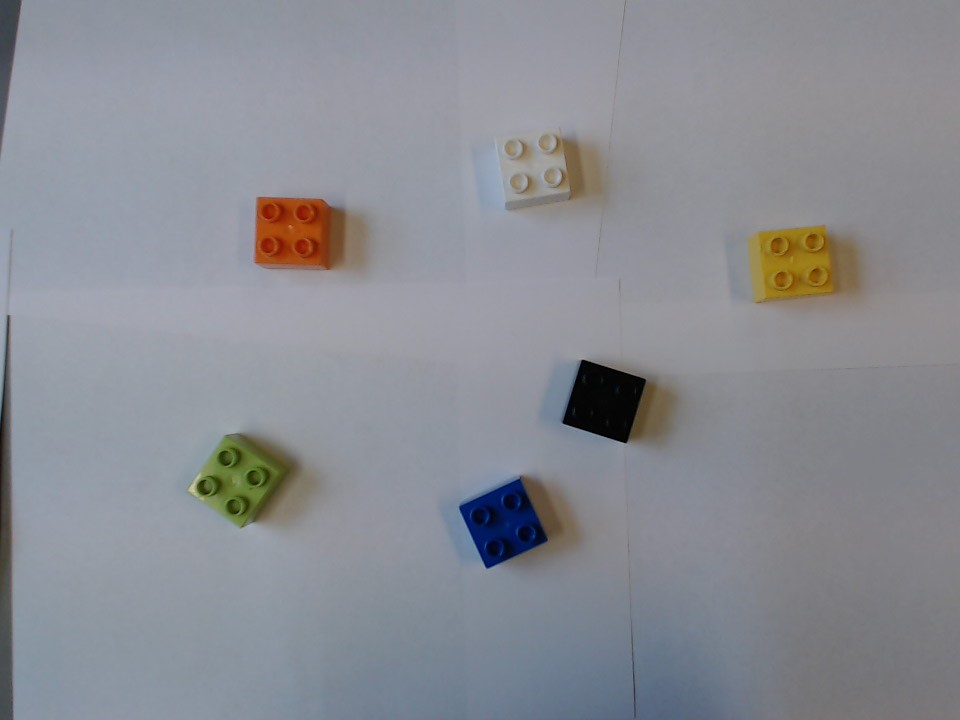
%> input picture Robot Vision - Miniproject/Report/figures/Original/Matlab/RealLego4.jpg, 960 x 720 px
$ octave Miniproject.m   (GNU Octave 9; MATLAB toolbox functions it lacks are replaced by stand-ins)
%> lines starting %> are read from the running program, lines starting %| are printed output that depends on the picture; in (x1, y1, x2, y2) boxes, pixels count from 0 and x2, y2 are one past the last pixel; in counts of white or black regions, pixels touching at a corner belong together; the program's own positions count from 1
clear
clc
close all

original=imread('RealLego4.jpg');
%> original is the input picture: size 720x960x3 uint8; mean R, G, B 138.3, 140.5, 147.2
x=size(original,2);
%> x = 960
y=size(original,1);
%> y = 720

%% Transform into HSV and separate in the different channels
%gray=rgb2gray(original);
hsv=rgb2hsv(original);
%> hsv: size 720x960x3 double; mean H, S, V 0.605, 0.11, 0.59

hue=hsv(:,:,1);
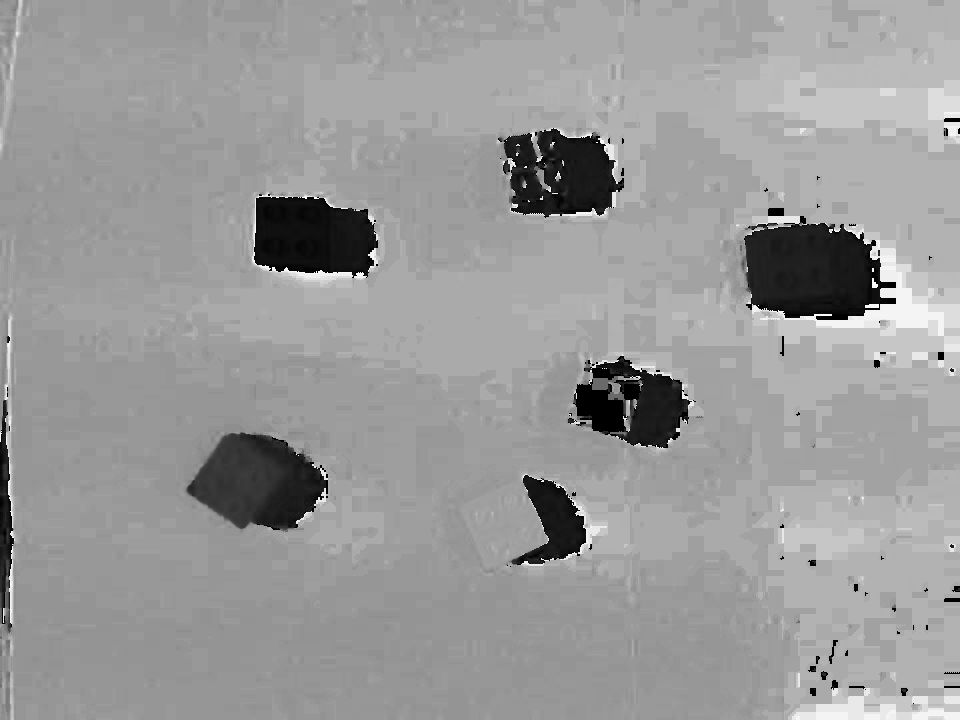
%> hue: size 720x960 double; min 0, max 0.996, mean 0.605
saturation=hsv(:,:,2);
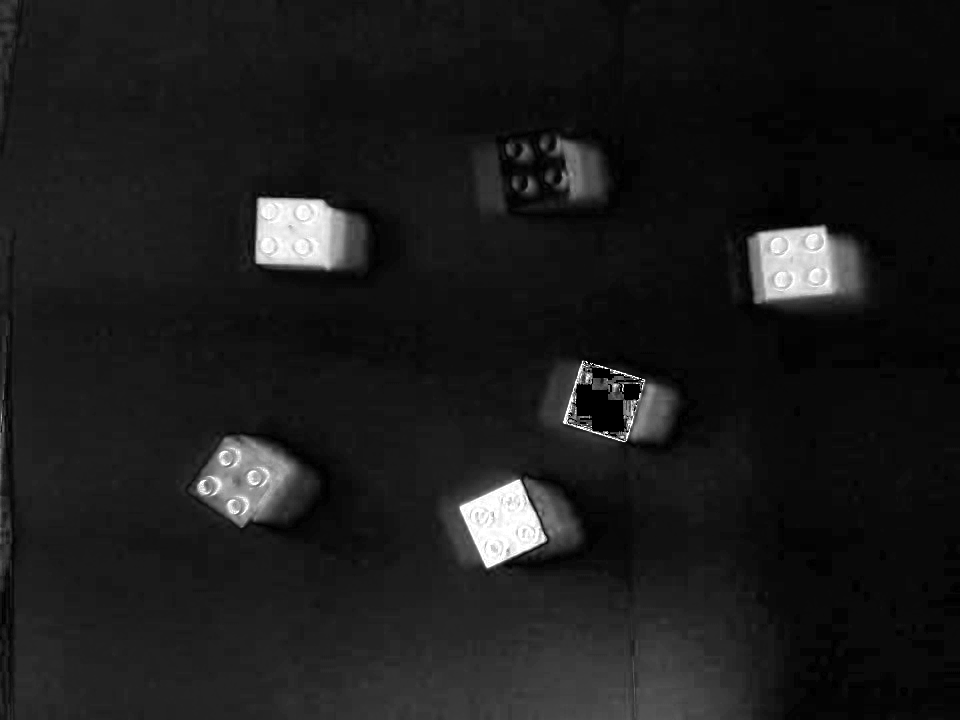
%> saturation: size 720x960 double; min 0, max 1, mean 0.11
value=hsv(:,:,3);
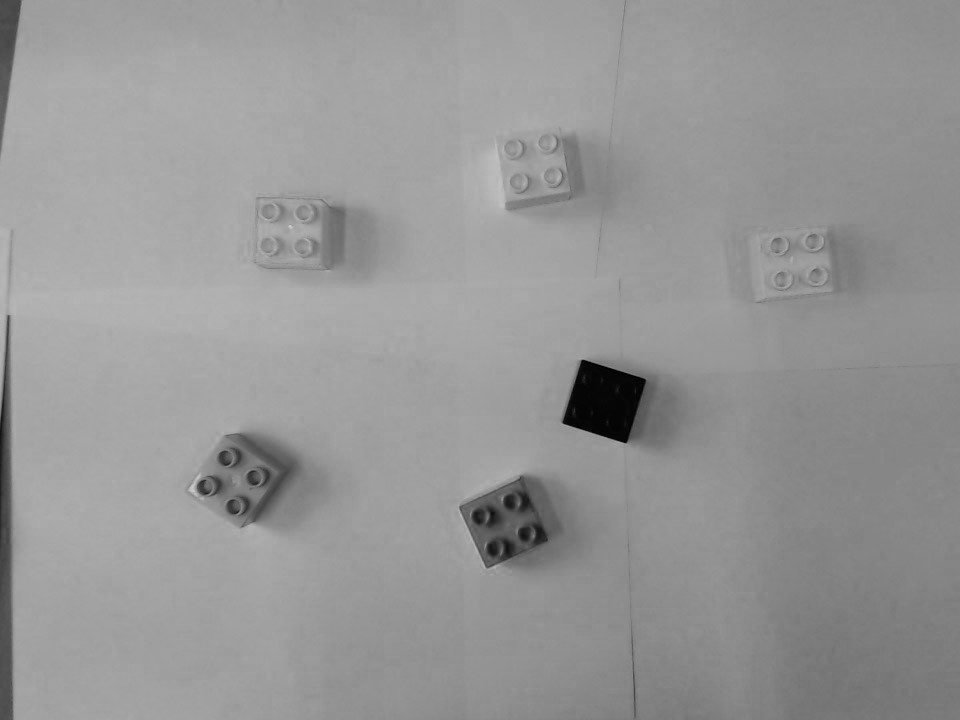
%> value: size 720x960 double; min 0, max 0.812, mean 0.59

figure
subplot(2,2,1)
imshow(original);
subplot(2,2,2)
imshow(hue);
subplot(2,2,3)
imshow(saturation);
subplot(2,2,4)
imshow(value);

imwrite(hue,'hue.png')
imwrite(saturation,'saturation.png')
imwrite(value,'value.png')

%% Look for blocks
% First, coloured blocks using the saturation channel
figure
subplot(2,2,1);
imshow(original);

saturation=imgaussfilt(saturation,'FilterSize',9);

colour_threshold=0.43;
colour_mask=saturation>colour_threshold*ones(y,x);
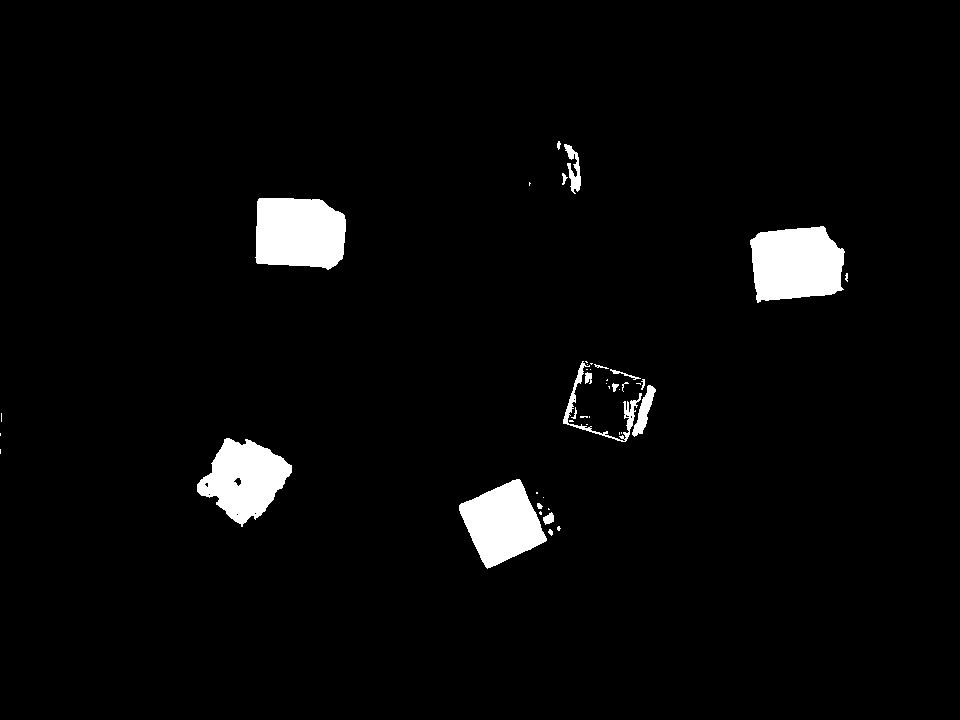
%> colour_mask: size 720x960 logical; 3.4% white; 45 white regions (27 under 20 px), largest, box (x1, y1, x2, y2) and area: (750, 226, 845, 303) 5852, (255, 198, 346, 270) 5694, (197, 438, 292, 527) 4914
subplot(2,2,2);
imshow(colour_mask);

% Then, the black blocks using the Value channel
blackthreshold=0.1;
black_mask=value<blackthreshold*ones(y,x);
%> black_mask: size 720x960 logical; 0.66% white; 12 white regions (7 under 20 px), largest, box (x1, y1, x2, y2) and area: (563, 360, 645, 443) 4383, (0, 418, 2, 444) 28, (506, 543, 509, 553) 27, (521, 533, 526, 539) 21, (490, 545, 494, 554) 21

subplot(2,2,3)
imshow(black_mask)


% Join masks for coloured blocks and black block.
final_mask=black_mask | colour_mask;

imwrite(colour_mask,'colour_mask.png')
imwrite(black_mask,'black_mask.png')
imwrite(final_mask,'final_mask.png')

% Final Processing
se = strel('square',10);
final_mask=imopen(final_mask,se);
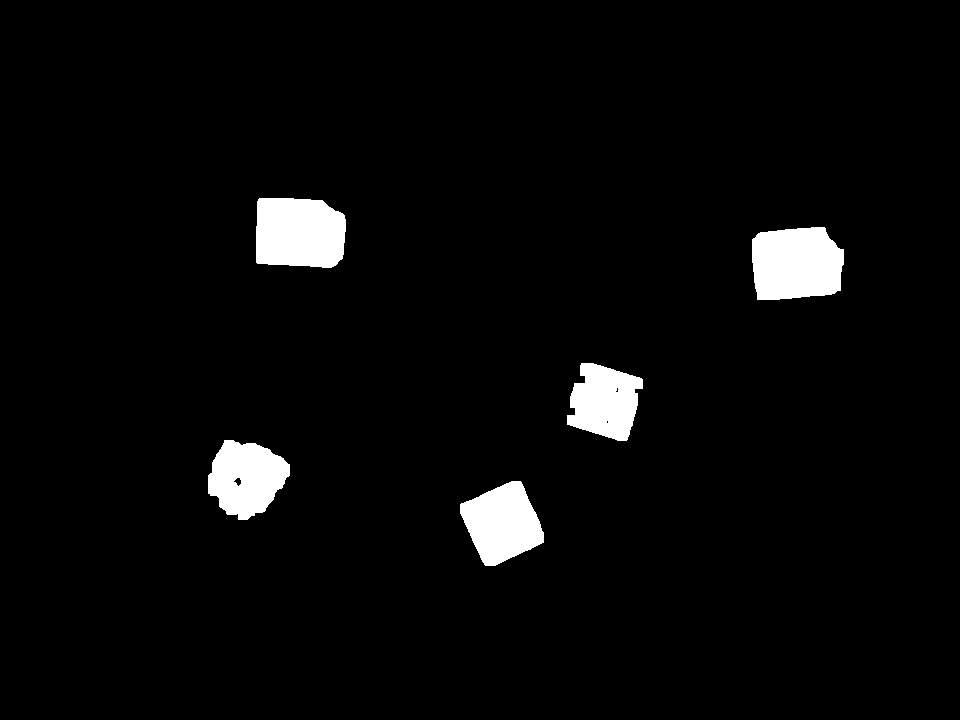
%> final_mask: size 720x960 logical; 3.6% white; 5 white regions, box (x1, y1, x2, y2) and area: (752, 227, 844, 300) 5804, (256, 198, 346, 268) 5678, (460, 481, 544, 566) 4718, (208, 440, 290, 520) 4552, (567, 363, 643, 441) 4176
se = strel('square',10);
final_mask=imclose(final_mask,se);
%> final_mask: size 720x960 logical; 3.6% white; 5 white regions, box (x1, y1, x2, y2) and area: (752, 227, 844, 300) 5804, (256, 198, 346, 268) 5678, (460, 481, 544, 566) 4718, (208, 440, 290, 520) 4594, (567, 363, 643, 441) 4265

subplot(2,2,4)
imshow(final_mask)

imwrite(final_mask,'final_mask2.png')

%% Identifying objects
objects = bwconncomp(final_mask);  % Label the objects
%> objects = 5 connected components
Area = regionprops(objects,'Area'); %Calculate the areas of the objects
%> Area = 5 regions; Area: 5804, 5678, 4718, 4594, 4265
Centroid = regionprops(objects,'Centroid'); % Find centroid of the objects
%> Centroid = 5 regions; Centroid: [246.9 478.8], [299.7 233.6], [502.9 524], [605.2 402.2], [796.8 264.5]
Orientation = regionprops(objects,'Orientation'); % Find orientation
%> Orientation = 5 regions; Orientation: 29.57, -8.39, -72.32, -78.29, 1.32

centroids=255*repmat(uint8(final_mask),1,1,3); % Converto final_mask to
                                               % be able to put markers
for i=1:1:size(Centroid,1)
    if Area(i).Area(1)>100
        cent_y=round(Centroid(i).Centroid(2));
    	cent_x=round(Centroid(i).Centroid(1));
        centroids = insertMarker(centroids,[cent_x cent_y],'*','color','blue','size',10);
    end
end
%> this loop made 5 passes
%> (cent_y, cent_x) on passes 1 to 5: (479, 247), (234, 300), (524, 503), (402, 605), (265, 797)
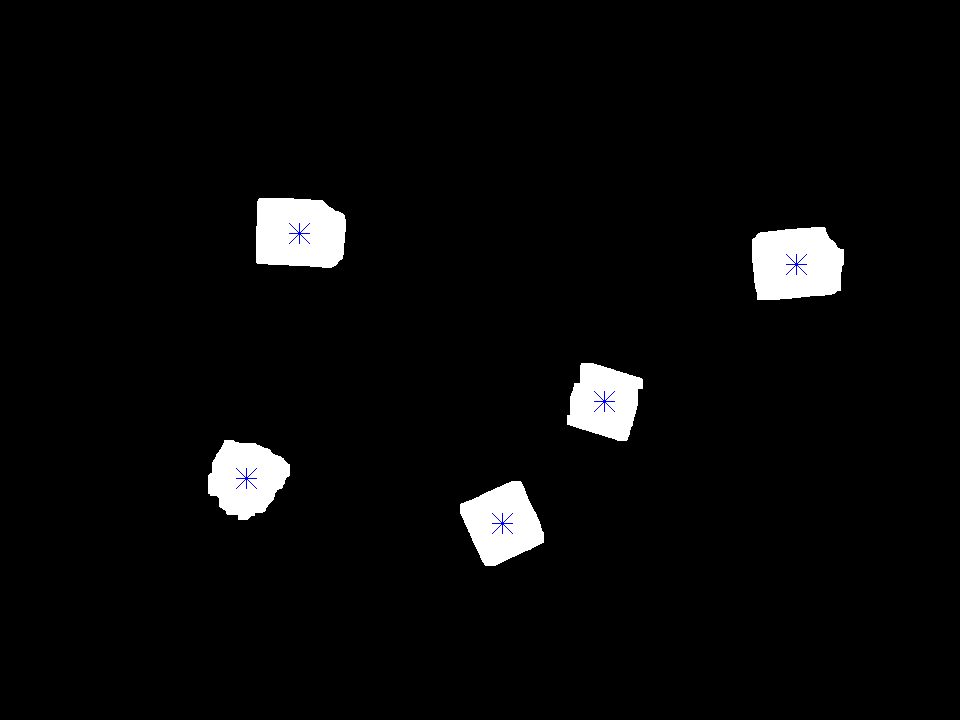
%> centroids: size 720x960x3 uint8; mean R, G, B 9.1, 9.1, 9.2

figure
imshow(centroids)
imwrite(centroids,'centroids.png')

%% Storing centroids according to the colour
yellow=0.12;
orange=0.05;
blue=0.61;
green=0.22;

blocks = struct('yellow', [], 'green', [], 'blue', [], 'orange', [], 'black', []);

colorlist=[yellow green blue orange];

centroids_colour=original;

for i=1:1:size(Centroid,1)
    if Area(i).Area(1)>100
        cent_y=round(Centroid(i).Centroid(2));
    	cent_x=round(Centroid(i).Centroid(1));
    	region_hue=hue(cent_y-5:cent_y+5,cent_x-5:cent_x+5);
    	region_blackmask=black_mask(cent_y-5:cent_y+5,cent_x-5:cent_x+5);
        if (mean(mean(region_blackmask,1)) >= 0.9)
            blocks.black = [blocks.black; [cent_x cent_y]];
            centroids_colour = insertMarker(centroids_colour,...
                        [cent_x cent_y],'*','color','white','size',10);
        else
            meanhue=mean(mean(region_hue));
            [~,color_index]=min(abs(meanhue*ones(1,length(colorlist))-colorlist));
            switch color_index
                case 1
                    blocks.yellow = [blocks.yellow; [cent_x cent_y]];
                    centroids_colour = insertMarker(centroids_colour,...
                        [cent_x cent_y],'*','color','yellow','size',10);
                case 2
                    blocks.green = [blocks.green; [cent_x cent_y]];
                    centroids_colour = insertMarker(centroids_colour,...
                        [cent_x cent_y],'*','color','green','size',10);
                case 3
                    blocks.blue = [blocks.blue; [cent_x cent_y]];
                    centroids_colour = insertMarker(centroids_colour,...
                        [cent_x cent_y],'*','color','blue','size',10);
                case 4
                    blocks.orange = [blocks.orange; [cent_x cent_y]];
                    centroids_colour = insertMarker(centroids_colour,...
                        [cent_x cent_y],'*','color','red','size',10);
            end
        end
    end
end
%> this loop made 5 passes
%> (cent_y, cent_x, meanhue, blocks.green) on pass 1: (479, 247, 0.227, [247 479])
%> (cent_y, cent_x, meanhue, blocks.orange) on pass 2: (234, 300, 0.0634, [300 234])
%> centroids_colour: size 720x960x3 uint8; 0.06% of pixels changed, all inside (x1, y1, x2, y2) = (236, 223, 807, 534)
%> after the loop, blocks = {yellow [797 265], green [247 479], blue [503 524], orange [300 234], black [605 402]}; color_index = 1

figure
imshow(centroids_colour)
imwrite(centroids_colour,'centroids_colour.png')

$ run again, with Robot Vision - Miniproject/Report/figures/Original/Matlab/image.png saved as Robot Vision - Miniproject/Report/figures/Original/Matlab/RealLego4.jpg
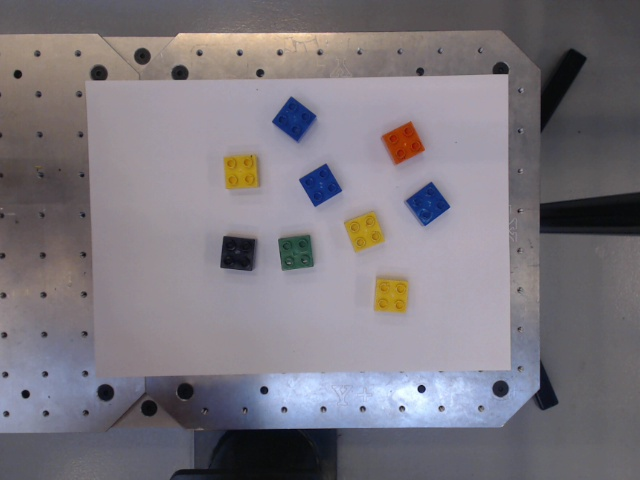
%> input picture Robot Vision - Miniproject/Report/figures/Original/Matlab/image.png, 640 x 480 px
%> original is the input picture: size 480x640x3 uint8; mean R, G, B 123.5, 118.9, 126.1
%> hsv: size 480x640x3 double; mean H, S, V 0.662, 0.123, 0.515
%> colour_mask: size 480x640 logical; 3% white; 65 white regions (48 under 20 px), largest, box (x1, y1, x2, y2) and area: (383, 122, 425, 164) 1072, (273, 98, 316, 142) 1063, (224, 155, 259, 189) 1043
%> black_mask: size 480x640 logical; 3% white; 64 white regions (54 under 20 px), largest, box (x1, y1, x2, y2) and area: (179, 429, 321, 480) 4671, (540, 195, 640, 228) 2344, (541, 49, 586, 131) 1404
%> objects = 12 connected components
%> Area = 12 regions; largest, Area: 4728, 2290, 1289, 1019, 1017
%> Centroid = 12 regions; first 5, Centroid: [150 409], [186 392], [270.2 454.6], [242 172.5], [295.1 120.1]
%> Orientation = 12 regions; first 5, Orientation: 45, -45, 5.6, -6.34, -40.13
%> the loop `for i=1:1:size(Centroid,1)` made 12 passes
%> (cent_y, cent_x) on passes 1 to 8: (409, 150), (392, 186), (455, 270), (173, 242), (120, 295), (186, 321), (233, 366), (296, 392)
%> after the loop `for i=1:1:size(Centroid,1)`:
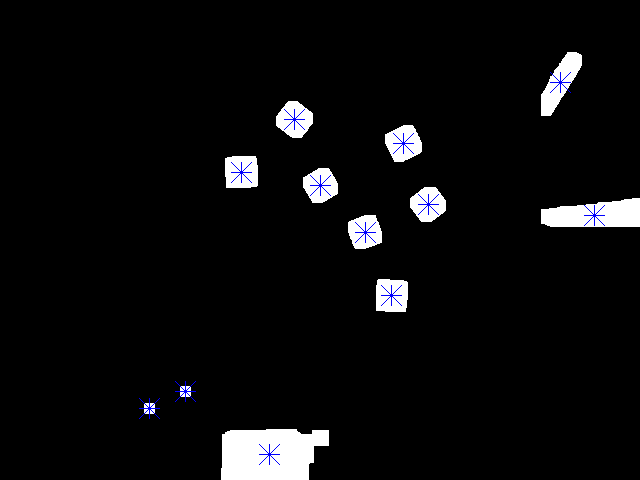
%> centroids: size 480x640x3 uint8; mean R, G, B 12, 12, 12.8
%> the loop `for i=1:1:size(Centroid,1)` made 12 passes
%> (cent_y, cent_x, meanhue, blocks.yellow) on passes 4, 7, 8: (173, 242, 0.127, [242 173]), (233, 366, 0.129, [242 173; 366 233]), (296, 392, 0.127, [242 173; 366 233; 392 296])
%> pass 3, `centroids_colour = insertMarker(centroids_colour, [cent_x cent_y],'*',..`:
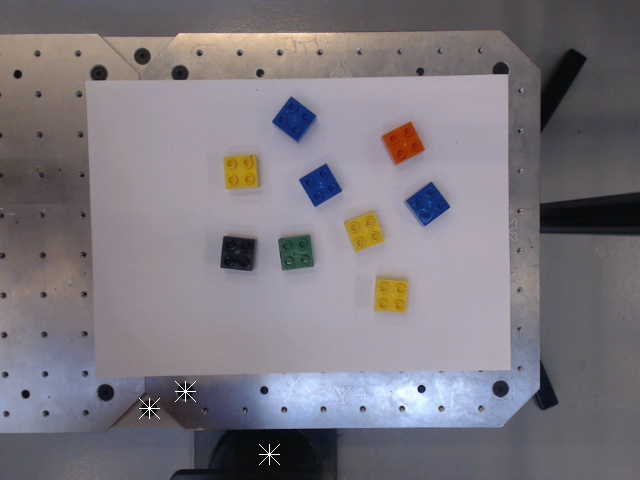
%> centroids_colour: size 480x640x3 uint8; 0.08% of pixels changed, all inside (x1, y1, x2, y2) = (139, 381, 280, 465)
%> after the loop `for i=1:1:size(Centroid,1)`: blocks = {yellow [242 173 366 233 392 296], blue [295 120 321 186 429 205], orange [404 144]}; color_index = 3
